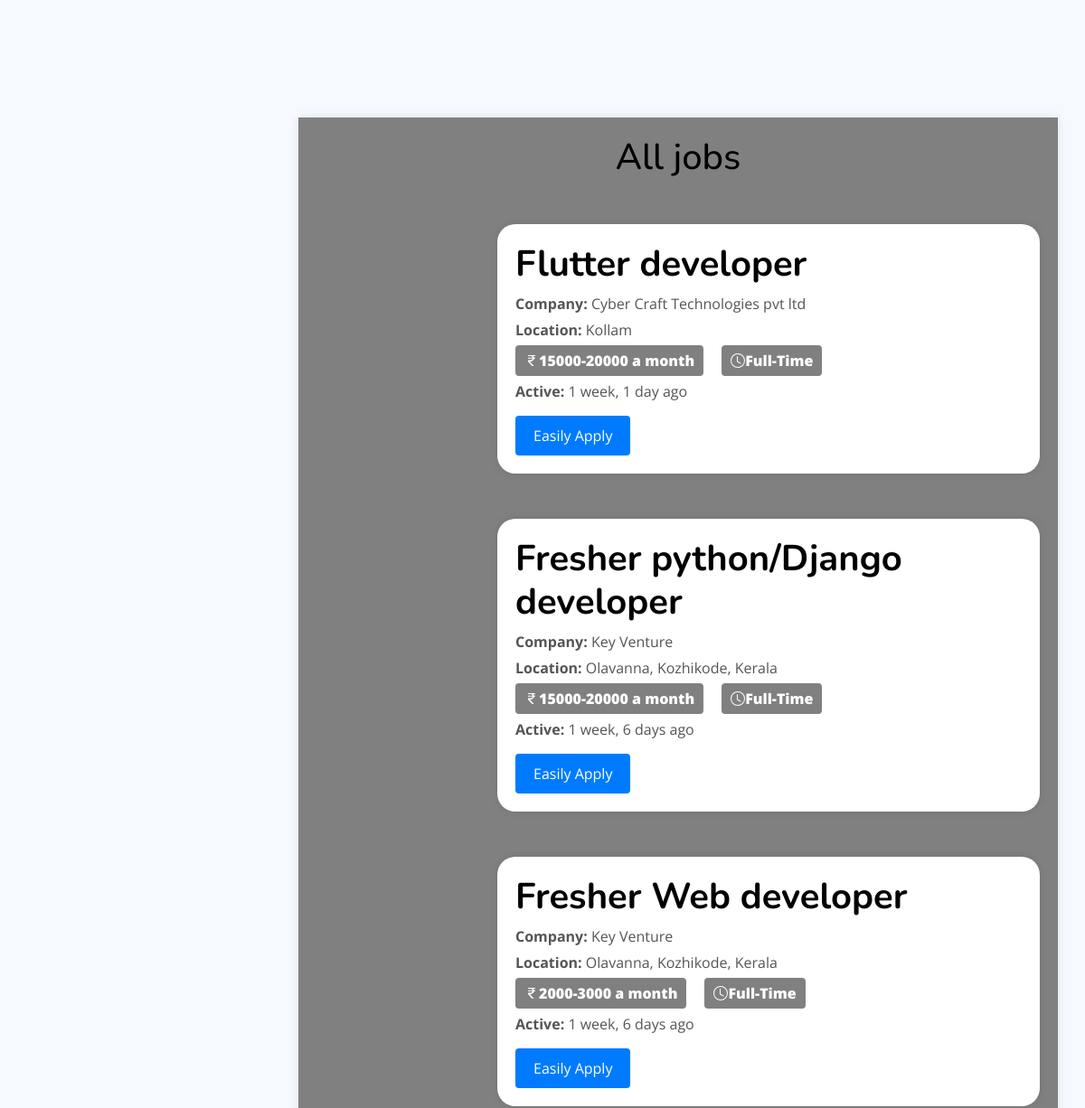
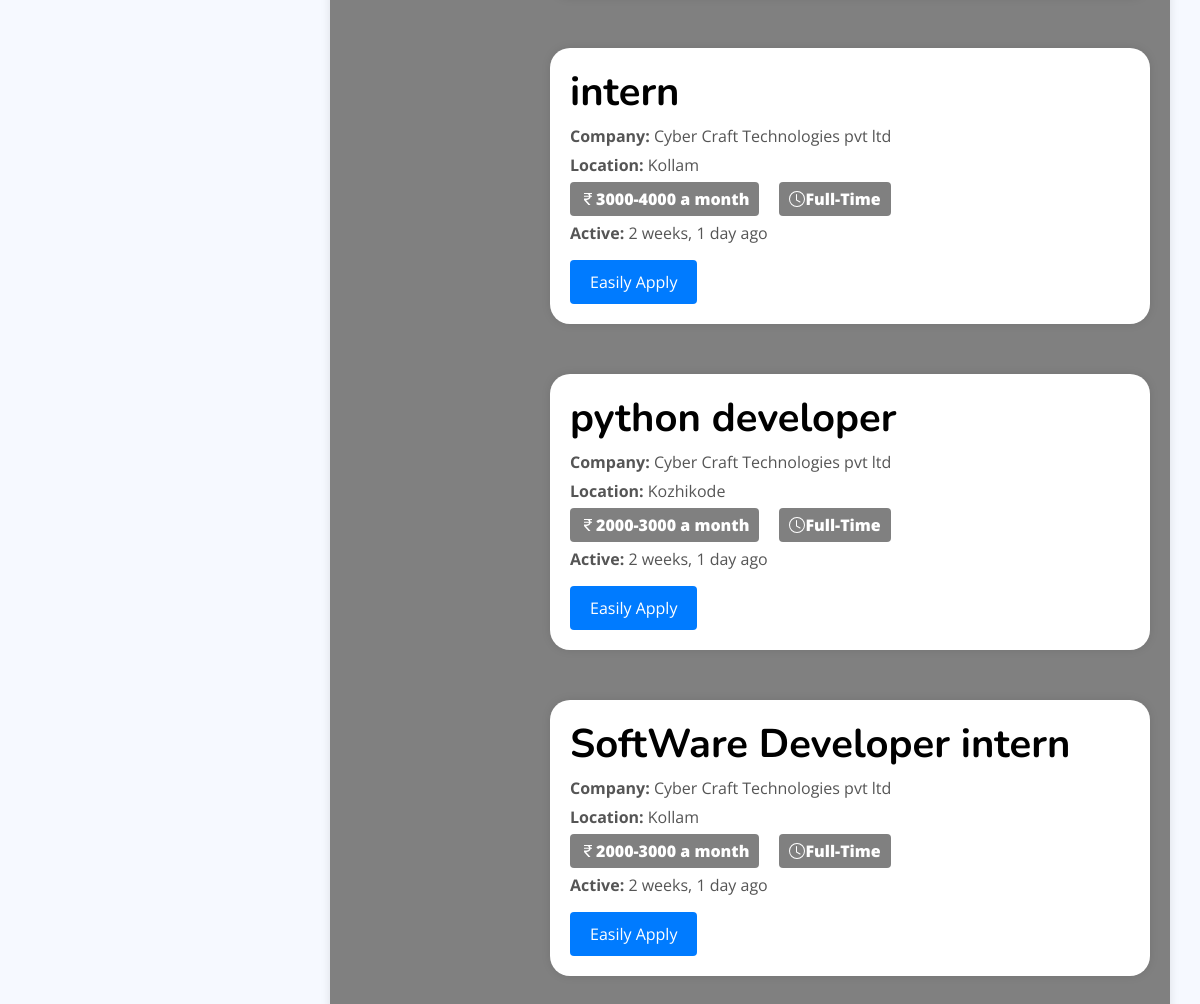
/job/seeker_view_all_jobs, run on the app's committed database (2 pictures, top to bottom).
### Job/models.py (models this page shows, shortened)
class JobPost(models.Model):
    EXPERIENCE_CHOICES = [
        ('0-1', '0-1 years'),
        ('1-3', '1-3 years'),
        ('3-5', '3-5 years'),
        ('5-10', '5-10 years'),
        ('10+', '10+ years'),
    ]
    JOB_TYPE_CHOICES = [
        ('Full-Time', 'Full-Time'),
        ('Part-Time', 'Part-Time'),
        ('Internship', 'Internship'),
    ]
    user=models.ForeignKey(User, on_delete=models.CASCADE)
    company=models.ForeignKey(Company,on_delete=models.CASCADE,default='Select Your Company')
    skills = models.ManyToManyField(Skills_job, blank=True)
    title=models.CharField(max_length=255,blank=True, null=True)
    education=models.ForeignKey(Education,on_delete=models.CASCADE, default='Highest Qualification')
    salary=models.ForeignKey(SalaryRange,on_delete=models.CASCADE, default='10000-20000')
    overview =models.TextField(max_length=255,blank=True,null=True)
    location=models.CharField(max_length=255,blank=True,null=True)
    job_type =models.CharField(max_length=10,choices=JOB_TYPE_CHOICES,null=True, default='Full-Time')
    experience= models.CharField(max_length=5,choices=EXPERIENCE_CHOICES,null=True)
    is_active= models.BooleanField(default=False)
    timestamp=models.DateTimeField(auto_now_add=True)

class SalaryRange(models.Model):
    salary_range = models.CharField(max_length=100)
    def __str__(self):
        return self.salary_range

### Company/models.py (models this page shows, shortened)
class Company(models.Model):
    user=models.OneToOneField(User, on_delete=models.CASCADE)
    name=models.CharField(max_length=100,blank=True,null=True)
    start_date=models.DateField(blank=True, null=True)
    country=models.CharField(max_length=255,blank=True,null=True)
    state=models.CharField(max_length=100,blank=True,null=True)
    city=models.CharField(max_length=100,blank=True,null=True)

### Job/views.py (the view)
# urls.py: path('seeker_view_all_jobs',views.AllJobSeekerView.as_view(),name="seeker_view_all_jobs"),
class AllJobSeekerView(ListView):
    model=JobPost
    template_name='job/seeker_view_job.html'
    context_object_name='jobs'
    queryset=JobPost.objects.filter(is_active=True).order_by('-timestamp')
    def get_queryset(self):
        return JobPost.objects.filter(is_active=True).order_by('-timestamp')

### templates/Job/seeker_view_job.html (shortened to what this page needs)
{% extends 'Dashboard/Dashboard.html' %}
{% load humanize %}
{% load widget_tweaks %}
{% load static %}
{% block main %}
<main id="main" class="main">
    <section class="section profile">
        <div class="ever">
            <h2 style="text-align: center; color: black; font-size: 40px;">All jobs</h2>
    <div id="search-results">
        {% for job in jobs %}
        <div class="job-details">
            <h2 style=" color: black; font-size: 40px; font-weight:bold;">{{ job.title }}</h2>
            <p><strong>Company:</strong> {{ job.company.name }}</p>
            <p><strong>Location:</strong> {{ job.location }}</p>
            <p>
              <div class='job-info-row'>
                <div class="button-field">
                     <strong>{{job.salary}} a month </strong>
                </div>
                <div class="button-field1">
                  <svg xmlns="http://www.w3.org/2000/svg" width="16" height="16" fill="currentColor" class="bi bi-clock" viewBox="0 0 16 16">
                    <path d="M8 3.5a.5.5 0 0 0-1 0V9a.5.5 0 0 0 .252.434l3.5 2a.5.5 0 0 0 .496-.868L8 8.71z"/>
                    <path d="M8 16A8 8 0 1 0 8 0a8 8 0 0 0 0 16m7-8A7 7 0 1 1 1 8a7 7 0 0 1 14 0"/>
                  </svg>
                    <strong>{{job.job_type}}</strong>
                </div></p>
            </div>
            <p><strong>Active:</strong> {{ job.timestamp|naturaltime }}</p>
            <a href="{% url 'seeker_viewmore' id=job.id %}" class="apply-now">Easily Apply</a>
        </div>
        {% endfor %}
    </section>
  </main>
{% endblock main %}
{% block script %}
<link rel="stylesheet" href="https://ajax.googleapis.com/ajax/libs/jqueryui/1.12.1/themes/smoothness/jquery-ui.css">
{% endblock script %}

### templates/Dashboard/Dashboard.html (shortened to what this page needs)
{% load static %}
{% load widget_tweaks %}
<html lang="en">
<head>
  <link rel="stylesheet" href="https://cdn.jsdelivr.net/npm/bootstrap@4.0.0/dist/css/bootstrap.min.css">
  <link href="{% static 'css/bootstrap/css/bootstrap.min.css' %}" rel="stylesheet">
  <link href="{% static 'css/bootstrap-icons/bootstrap-icons.css' %}" rel="stylesheet">
  <link href="{% static 'css/boxicons/css/boxicons.min.css' %} " rel="stylesheet">
  <link href="{% static 'css/quill/quill.snow.css' %} " rel="stylesheet">
  <link href="{% static 'css/quill/quill.bubble.css' %}" rel="stylesheet">
  <link href="{% static 'css/remixicon/remixicon.css' %}" rel="stylesheet">
  <link href="{% static 'css/simple-datatables/style.css' %}" rel="stylesheet">
  <link href="{% static 'css/css/style.css' %}" rel="stylesheet">
</head>
<body>
  {% block main %}{% endblock  %}
  {% block script %}{% endblock %}
</body>
</html>

### static/css/css/style.css (style rules this page uses)
:root { scroll-behavior: smooth; }
body { font-family: "Open Sans", sans-serif; background: #f6f9ff; color: #444444; }
a { color: #4154f1; text-decoration: none; }
h1, h2, h3, h4, h5, h6 { font-family: "Nunito", sans-serif; }
#main { margin-top: 60px; padding: 20px 30px; transition: all 0.3s; }
@media (min-width: 1200px) { #main, #footer { margin-left: 300px; } }

### templates/Job/seeker_view_job.html (style rules this page uses)
.ever { width: auto; margin: 50px auto; padding: 20px; background-color: grey; box-shadow: 0 0 10px rgba(0, 0, 0, 0.1); }
.job-details { max-width: 900px; margin: 50px auto; margin-left: 200px; padding: 20px; background-color: #fff; box-shadow: 0 0 10px rgba(0, 0, 0, 0.1); text-align: left; border-radius: 20px; }
.job-details h2 { color: #333; }
.job-details p { color: #555; margin: 5px 0; }
.apply-now, .btn-active, .btn-inactive { display: inline-block; padding: 10px 20px; margin: 10px 5px 0 0; text-decoration: none; color: #fff; border-radius: 4px; cursor: pointer; font-size: 16px; }
.apply-now { background-color: #007BFF; }
.job-info-row { display: flex; justify-content: start; align-items: center; }
.button-field { display: flex; align-items: center; background-color: #808080; color: #fff; padding: 5px 10px; border-radius: 4px; font-weight: bold; }
.button-field1 { display: flex; margin-left:20px; align-items: center; background-color: #808080; color: #fff; padding: 5px 10px; border-radius: 4px; font-weight: bold; }

### data on the page
JobPost: title "Flutter developer", company.name "Cyber Craft Technologies pvt ltd", location "Kollam", salary "15000-20000", job_type "Full-Time", timestamp "1 week, 1 day ago"
JobPost: title "Fresher python/Django developer", company.name "Key Venture", location "Olavanna, Kozhikode, Kerala", salary "15000-20000", job_type "Full-Time", timestamp "1 week, 6 days ago"
JobPost: title "Fresher Web developer", company.name "Key Venture", location "Olavanna, Kozhikode, Kerala", salary "2000-3000", job_type "Full-Time", timestamp "1 week, 6 days ago"
JobPost: title "intern", company.name "Cyber Craft Technologies pvt ltd", location "Kollam", salary "3000-4000", job_type "Full-Time", timestamp "2 weeks, 1 day ago"
JobPost: title "python developer", company.name "Cyber Craft Technologies pvt ltd", location "Kozhikode", salary "2000-3000", job_type "Full-Time", timestamp "2 weeks, 1 day ago"
JobPost: title "SoftWare Developer intern", company.name "Cyber Craft Technologies pvt ltd", location "Kollam", salary "2000-3000", job_type "Full-Time", timestamp "2 weeks, 1 day ago"
